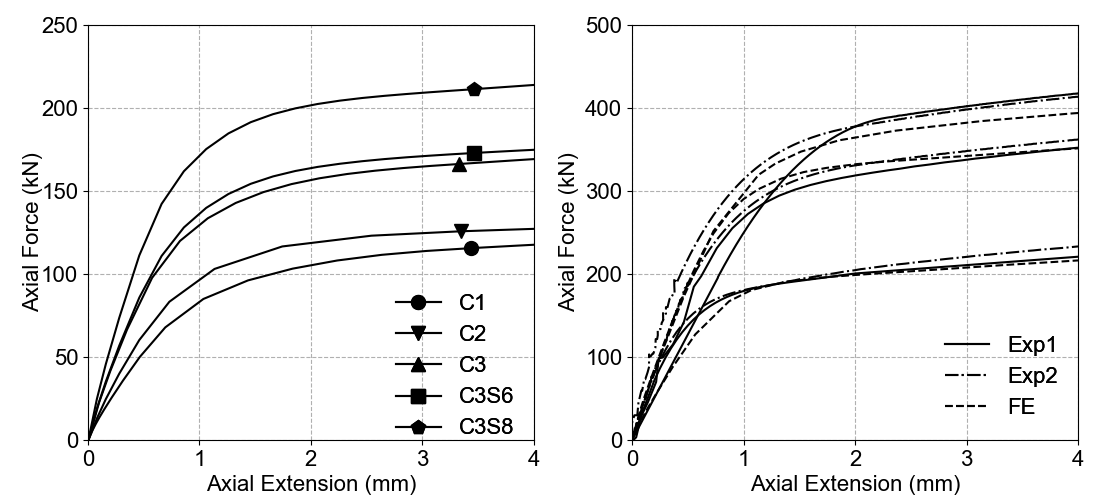

Python code for this plot:
inputfile1 = "/media/chenting/Work/Structural Engineering/Bolt Analysis/Bolt4/C1-1ExpLoadDisp.txt"
inputfile12 = "/media/chenting/Work/Structural Engineering/Bolt Analysis/Bolt4/C1-2ExpLoadDisp.txt"
inputfile1f = "/media/chenting/Work/Structural Engineering/Bolt Analysis/Bolt4/NoSFfem.txt"
inputfile2 = "/media/chenting/Work/Structural Engineering/Bolt Analysis/Bolt4/C2-1ExpLoadDisp.txt"
inputfile22 = "/media/chenting/Work/Structural Engineering/Bolt Analysis/Bolt4/C2-2ExpLoadDisp.txt"
inputfile2f = "/media/chenting/Work/Structural Engineering/Bolt Analysis/Bolt4/sf1fem.txt"
inputfile3 = "/media/chenting/Work/Structural Engineering/Bolt Analysis/Bolt4/C3-1ExpLoadDisp.txt"
inputfile32 = "/media/chenting/Work/Structural Engineering/Bolt Analysis/Bolt4/C3-2ExpLoadDisp.txt"
inputfile3f = "/media/chenting/Work/Structural Engineering/Bolt Analysis/Bolt4/sf2fem.txt"
inputfile3s6f = "/media/chenting/Work/Structural Engineering/Bolt Analysis/Bolt4/C3S6FELoadDisp.txt"
inputfile3s8f = "/media/chenting/Work/Structural Engineering/Bolt Analysis/Bolt4/C3S8FELoadDisp.txt"

inputfile4 = "/media/chenting/Work/Structural Engineering/Bolt Analysis/Bolt8/NoSF.txt"
inputfile42 = "/media/chenting/Work/Structural Engineering/Bolt Analysis/Bolt8/C4-2ExpLoadDisp.txt"
inputfile4f = "/media/chenting/Work/Structural Engineering/Bolt Analysis/Bolt8/NoSFfem.txt"
inputfile5 = "/media/chenting/Work/Structural Engineering/Bolt Analysis/Bolt8/sf81.txt"
inputfile5f = "/media/chenting/Work/Structural Engineering/Bolt Analysis/Bolt8/sf81fem.txt"
inputfile52 = "/media/chenting/Work/Structural Engineering/Bolt Analysis/Bolt8/C5-2ExpLoadDisp.txt"
inputfile6 = "/media/chenting/Work/Structural Engineering/Bolt Analysis/Bolt8/sf82.txt"
inputfile62 = "/media/chenting/Work/Structural Engineering/Bolt Analysis/Bolt8/C6-2ExpLoadDisp.txt"
inputfile6f = "/media/chenting/Work/Structural Engineering/Bolt Analysis/Bolt8/sf82fem.txt"

style = 'BlackWithoutMarker'
#style = 'Color'


execfile('Curvesetup.py')
difflimit = 50
data1 = readfile(inputfile1, difflimit)
data12 = readfile(inputfile12, difflimit)
data1f = readfile(inputfile1f, difflimit)
data2 = readfile(inputfile2, difflimit)
data22 = readfile(inputfile22, difflimit)
data2f = readfile(inputfile2f, difflimit)
data3 = readfile(inputfile3, difflimit)
data32 = readfile(inputfile32, difflimit)
data3f = readfile(inputfile3f, difflimit)
data4 = readfile(inputfile4, difflimit)
data42 = readfile(inputfile42, difflimit)
data4f = readfile(inputfile4f, difflimit)
data5 = readfile(inputfile5, difflimit)
data52 = readfile(inputfile52, difflimit)
data5f = readfile(inputfile5f, difflimit)
data6 = readfile(inputfile6, difflimit)
data62 = readfile(inputfile62, difflimit)
data6f = readfile(inputfile6f, difflimit)
data6s6f = readfile(inputfile3s6f, difflimit)
data6s8f = readfile(inputfile3s8f, difflimit)

plt.figure(figsize=(11, 5))
ax1 = plt.subplot(1, 2, 1)
#plt.plot(Uy1[0:-180], Fy1[0:-180])
	
p1r, = plt.plot(data1f.Uy1, data1f.Fy1, color='black', label='C1', linestyle='-', marker='o', markersize=10, markevery=(15, 5))
p2r, = plt.plot(data2f.Uy1, data2f.Fy1, color='black', label='C2', linestyle='-', marker='v', markersize=10, markevery=(9, 5))
p3r, = plt.plot(data3f.Uy1, data3f.Fy1, color='black', label='C3', linestyle='-', marker='^', markersize=10, markevery=(15, 5))
p4r, = plt.plot(data6s6f.Uy1, data6s6f.Fy1, color='black', label='C3S6', linestyle='-', marker='s', markersize=10, markevery=(19, 5))
p5r, = plt.plot(data6s8f.Uy1, data6s8f.Fy1, color='black', label='C3S8', linestyle='-', marker='p', markersize=10, markevery=(19, 5))
	
firstlegend = plt.legend(handles=[p1r, p2r, p3r, p4r, p5r], loc=1, bbox_to_anchor=(1.0, 0.4), prop=fontprop, frameon=False)
plt.gca().add_artist(firstlegend)

plt.grid(linestyle='--')
plt.ylim(0, 250)
plt.xlim(0, 4)
plt.xticks([0, 1, 2, 3, 4], fontproperties=fontprop)
plt.yticks([0, 50, 100, 150, 200, 250], fontproperties=fontprop)
plt.xlabel('Axial Extension (mm)', fontproperties=fontprop)
plt.ylabel('Axial Force (kN)', fontproperties=fontprop)
ax1.yaxis.set_label_coords(-0.1, 0.5)

# The second pic


ax2 = plt.subplot(1, 2, 2)
#plt.plot(Uy2[0:-200], Fy2[0:-200])

if style == 'Color':
	p4, = plt.plot(data4.Uy1, data4.Fy1, color='b', label='C4')
	p4r, = plt.plot(data4f.Uy1, data4f.Fy1, color='b', label='C4', linestyle='--')
	p5, = plt.plot(data5.Uy1, data5.Fy1, color='g', label='C5')
	p5r, = plt.plot(data5f.Uy1, data5f.Fy1, color='g', label='C5', linestyle='--')
	p6, = plt.plot(data6.Uy1, data6.Fy1, color='r', label='C6')
	p6r, = plt.plot(data6f.Uy1, data6f.Fy1, color='r', label='C6', linestyle='--')
	
elif style == 'BlackWithMarker':
	p4, = plt.plot(data4.Uy1, data4.Fy1, color='black', label='C4', marker='^', markersize=10, markevery=(70, 100))
	p4r, = plt.plot(data4f.Uy1, data4f.Fy1, color='black', label='C4', linestyle='--', marker='^', markersize=10, markevery=(14, 5))
	p5, = plt.plot(data5.Uy1, data5.Fy1, color='black', label='C5', marker='v', markersize=10, markevery=(650, 500))
	p5r, = plt.plot(data5f.Uy1, data5f.Fy1, color='black', label='C5', linestyle='--', marker='v', markersize=10, markevery=(14, 5))
	p6, = plt.plot(data6.Uy1, data6.Fy1, color='black', label='C6', marker='o', markersize=10, markevery=(25, 20))
	p6r, = plt.plot(data6f.Uy1, data6f.Fy1, color='black', label='C6', linestyle='--', marker='o', markersize=10, markevery=(11, 5))

	fourthlegend = plt.legend(handles=[p4, p5, p6], loc=1, bbox_to_anchor=(0.757, 0.38), prop=fontprop, title='Exp:', frameon=False)
	fifthlegend = plt.legend(handles=[p4r, p5r, p6r], loc=1, bbox_to_anchor=(1.0, 0.38), prop=fontprop, title='FEM:', frameon=False)

	plt.gca().add_artist(fourthlegend)
	plt.gca().add_artist(fifthlegend)

elif style == 'BlackWithoutMarker':
	p4, = plt.plot(data4.Uy1, data4.Fy1, color='black', label='Exp1')
	p42, = plt.plot(data42.Uy1, data42.Fy1, color='black', label='Exp2', linestyle='-.')
	p4r, = plt.plot(data4f.Uy1, data4f.Fy1, color='black', label='FEM', linestyle='--')
	p5, = plt.plot(data5.Uy1, data5.Fy1, color='black', label='Exp1')
	p52, = plt.plot(data52.Uy1, data52.Fy1, color='black', label='Exp2', linestyle='-.')
	p5r, = plt.plot(data5f.Uy1, data5f.Fy1, color='black', label='FE', linestyle='--')
	p6, = plt.plot(data6.Uy1, data6.Fy1, color='black', label='C6')
	p62, = plt.plot(data62.Uy1, data62.Fy1, color='black', label='C6', linestyle='-.')
	p6r, = plt.plot(data6f.Uy1, data6f.Fy1, color='black', label='C6', linestyle='--')

	fourthlegend = plt.legend(handles=[p5, p52, p5r], loc=1, bbox_to_anchor=(1.0, 0.3), prop=fontprop, frameon=False)
	plt.gca().add_artist(fourthlegend)

plt.grid(linestyle='--')
plt.ylim(0, 500)
plt.xlim(0, 4)
#plt.xlim(0, 180)
plt.xticks([0, 1, 2, 3, 4], fontproperties=fontprop)
plt.yticks([0, 100, 200, 300, 400, 500], fontproperties=fontprop)
plt.xlabel('Axial Extension (mm)', fontproperties=fontprop)
plt.ylabel('Axial Force (kN)', fontproperties=fontprop)
ax2.yaxis.set_label_coords(-0.12, 0.5)

plt.subplots_adjust(left=0.08, right=0.98, wspace=0.22, hspace=0.1, bottom=0.12, top=0.95)

plt.show()
